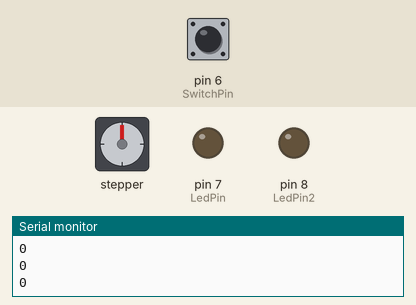
Simulated run of this sketch. Board: Arduino Uno, built with avr-gcc and run on an emulated ATmega328P. Parts: stepper motor, output pins drawn as LEDs (lit = HIGH), the last lines printed to the serial monitor. The test bench sets the inputs (shaded band); at power-on: pin 6 (SwitchPin) LOW. Stepper angles assume 2048 steps per turn.

Above: at 1.2 s.
1.3 s: pin 6 (SwitchPin) pulled HIGH for 0.15 s
At 1.5 s:
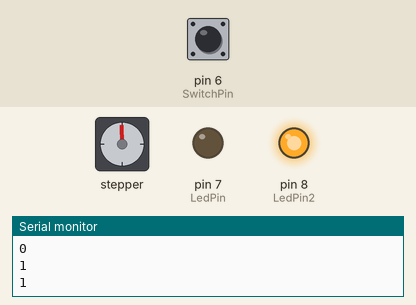
At 3.6 s:
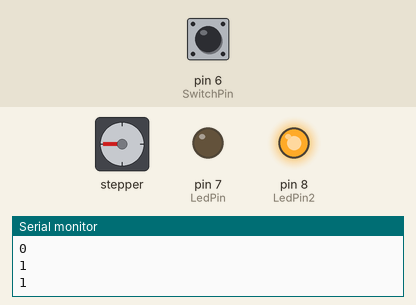
Timing chart, 0 to 5.1 s (numbered marks = the images above; inputs shaded):
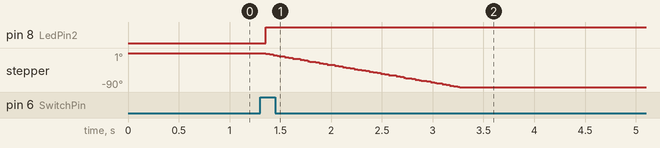

Measured:
- after the input at 1.3 s, pin 8 (LedPin2): LOW → HIGH after 0.06 s; stepper: turns 90° counter-clockwise in 1.9 s, starting after 0.06 s

The sketch:

sketch_STOIKA_PROFIT.ino
```cpp
#include <Stepper.h>
#define STEPS_PER_MOTOR_REVOLUTION 32
#define STEPS_PER_OUTPUT_REVOLUTION 32 * 64

Stepper small_stepper(STEPS_PER_MOTOR_REVOLUTION, 2, 4, 3, 5);
int  Steps2Take;

int LedPin = 7;
int LedPin2 = 8;
int SwitchPin = 6;
boolean LastButton = LOW;
boolean CurrentButton = LOW;
boolean LedOn = false;

void setup()
{
  pinMode(LedPin2, OUTPUT);
  pinMode(LedPin, OUTPUT);
  pinMode(SwitchPin, INPUT);
  Serial.begin(9600);
}
void loop(){
  Serial.println(digitalRead(SwitchPin));
  if (digitalRead(SwitchPin)==HIGH)
  {
    Serial.println(digitalRead(SwitchPin));
    delay(50);
    if (digitalRead(SwitchPin)==HIGH)
    {
       if (LedOn==1)
       {
          digitalWrite(LedPin2, LOW);
          Serial.println(digitalRead(SwitchPin));
          digitalWrite(LedPin, HIGH);
          Steps2Take  =  STEPS_PER_OUTPUT_REVOLUTION / 4;
          small_stepper.setSpeed(500);
          small_stepper.step(Steps2Take);
          delay(7000);
          Serial.println("start_1");
          LedOn = 0;
      }
      else
      {
          digitalWrite(LedPin, LOW);
          Serial.println(digitalRead(SwitchPin));
          digitalWrite(LedPin2, HIGH);
          Steps2Take  =  - STEPS_PER_OUTPUT_REVOLUTION / 4;
          small_stepper.setSpeed(500);
          small_stepper.step(Steps2Take);
          delay(7000);
          Serial.println("start_2");
          LedOn = 1;
      }
    }
  }
 }
```
